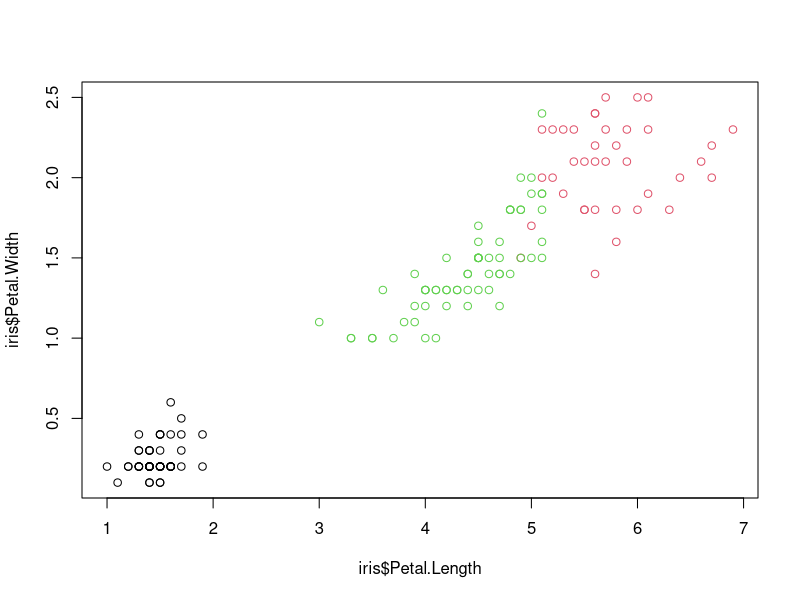

R code for this plot:
iris
head(iris)
summary(iris$Species)

iris_new = iris
iris_new$Species = NULL
head(iris_new)
tail(iris_new)

results = kmeans(iris_new,3)
results
results$cluster
results$centers
results$size
results$withinss
results$betweenss

plot(iris$Petal.Length , iris$Petal.Width , col = results$cluster)
points(results$centers , pch=2 , col="green")
